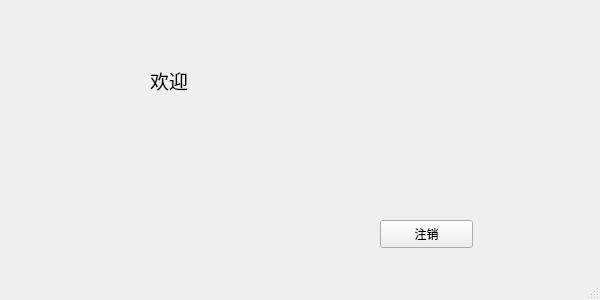
<?xml version="1.0" encoding="UTF-8"?>
<ui version="4.0">
 <class>MainWindow</class>
 <widget class="QMainWindow" name="MainWindow">
  <property name="geometry">
   <rect>
    <x>0</x>
    <y>0</y>
    <width>600</width>
    <height>300</height>
   </rect>
  </property>
  <property name="windowTitle">
   <string>MainWindow</string>
  </property>
  <widget class="QWidget" name="centralwidget">
   <widget class="QPushButton" name="btn_ret">
    <property name="geometry">
     <rect>
      <x>380</x>
      <y>220</y>
      <width>93</width>
      <height>28</height>
     </rect>
    </property>
    <property name="text">
     <string>注销</string>
    </property>
   </widget>
   <widget class="QLabel" name="label_welcome">
    <property name="geometry">
     <rect>
      <x>150</x>
      <y>50</y>
      <width>141</width>
      <height>61</height>
     </rect>
    </property>
    <property name="font">
     <font>
      <family>Algerian</family>
      <pointsize>14</pointsize>
     </font>
    </property>
    <property name="text">
     <string>欢迎</string>
    </property>
   </widget>
  </widget>
  <widget class="QMenuBar" name="menubar">
   <property name="geometry">
    <rect>
     <x>0</x>
     <y>0</y>
     <width>600</width>
     <height>26</height>
    </rect>
   </property>
  </widget>
  <widget class="QStatusBar" name="statusbar"/>
 </widget>
 <resources/>
 <connections/>
</ui>
